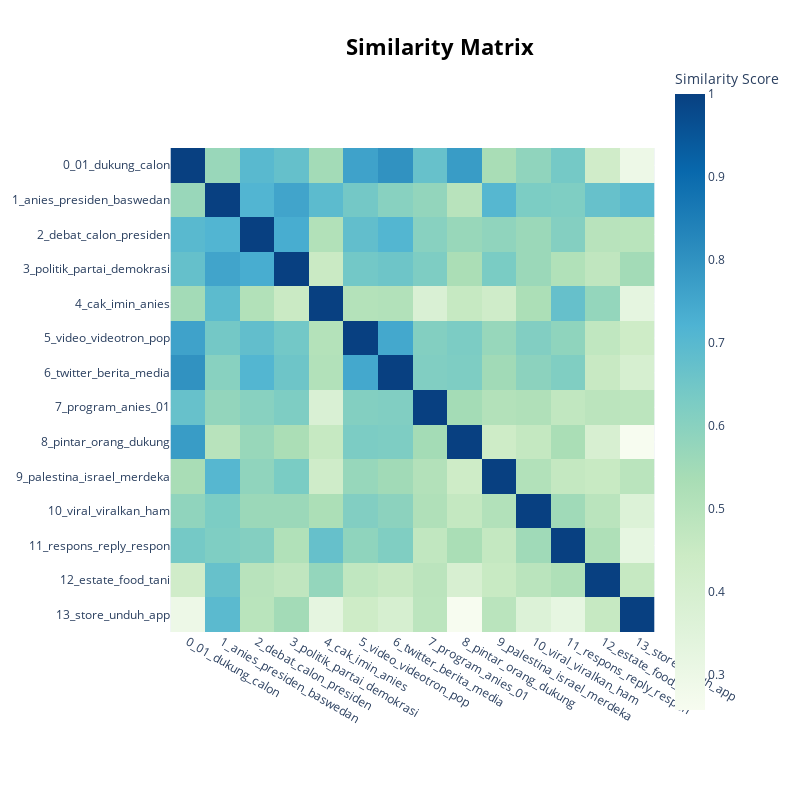

Notebook cell for this chart:
### Code cell
# Topic summary table
topic_info = topic_model_hdbscan.get_topic_info()
print(topic_info)

# Interactive visualizations
topic_model_hdbscan.visualize_topics()
topic_model_hdbscan.visualize_barchart(top_n_topics=10)
topic_model_hdbscan.visualize_heatmap()

### Figure 1 — Plotly figure (JSON) as saved in the notebook; plotly's stock layout.template omitted (floating-point values rounded to 4 significant figures; data arrays with more than 128 entries replaced by an {"elided": "..."} marker saying what was removed)
{"data": [{"coloraxis": "coloraxis", "hovertemplate": "x: %{x}<br>y: %{y}<br>Similarity Score: %{z}<extra></extra>", "name": "0", "type": "heatmap", "x": ["0_01_dukung_calon", "1_anies_presiden_baswedan", "2_debat_calon_presiden", "3_politik_partai_demokrasi", "4_cak_imin_anies", "5_video_videotron_pop", "6_twitter_berita_media", "7_program_anies_01", "8_pintar_orang_dukung", "9_palestina_israel_merdeka", "10_viral_viralkan_ham", "11_respons_reply_respon", "12_estate_food_tani", "13_store_unduh_app"], "xaxis": "x", "y": ["0_01_dukung_calon", "1_anies_presiden_baswedan", "2_debat_calon_presiden", "3_politik_partai_demokrasi", "4_cak_imin_anies", "5_video_videotron_pop", "6_twitter_berita_media", "7_program_anies_01", "8_pintar_orang_dukung", "9_palestina_israel_merdeka", "10_viral_viralkan_ham", "11_respons_reply_respon", "12_estate_food_tani", "13_store_unduh_app"], "yaxis": "y", "z": {"elided": "14x14 float values"}}], "layout": {"coloraxis": {"colorbar": {"title": {"text": "Similarity Score"}}, "colorscale": [[0, "rgb(247,252,240)"], [0.125, "rgb(224,243,219)"], [0.25, "rgb(204,235,197)"], [0.375, "rgb(168,221,181)"], [0.5, "rgb(123,204,196)"], [0.625, "rgb(78,179,211)"], [0.75, "rgb(43,140,190)"], [0.875, "rgb(8,104,172)"], [1, "rgb(8,64,129)"]]}, "height": 800, "hoverlabel": {"bgcolor": "white", "font": {"family": "Rockwell", "size": 16}}, "legend": {"title": {"text": "Trend"}}, "margin": {"t": 60}, "showlegend": true, "title": {"font": {"color": "Black", "size": 22}, "text": "<b>Similarity Matrix</b>", "x": 0.55, "xanchor": "center", "y": 0.95, "yanchor": "top"}, "width": 800, "xaxis": {"anchor": "y", "constrain": "domain", "domain": [0, 1], "scaleanchor": "y"}, "yaxis": {"anchor": "x", "autorange": "reversed", "constrain": "domain", "domain": [0, 1]}}}
